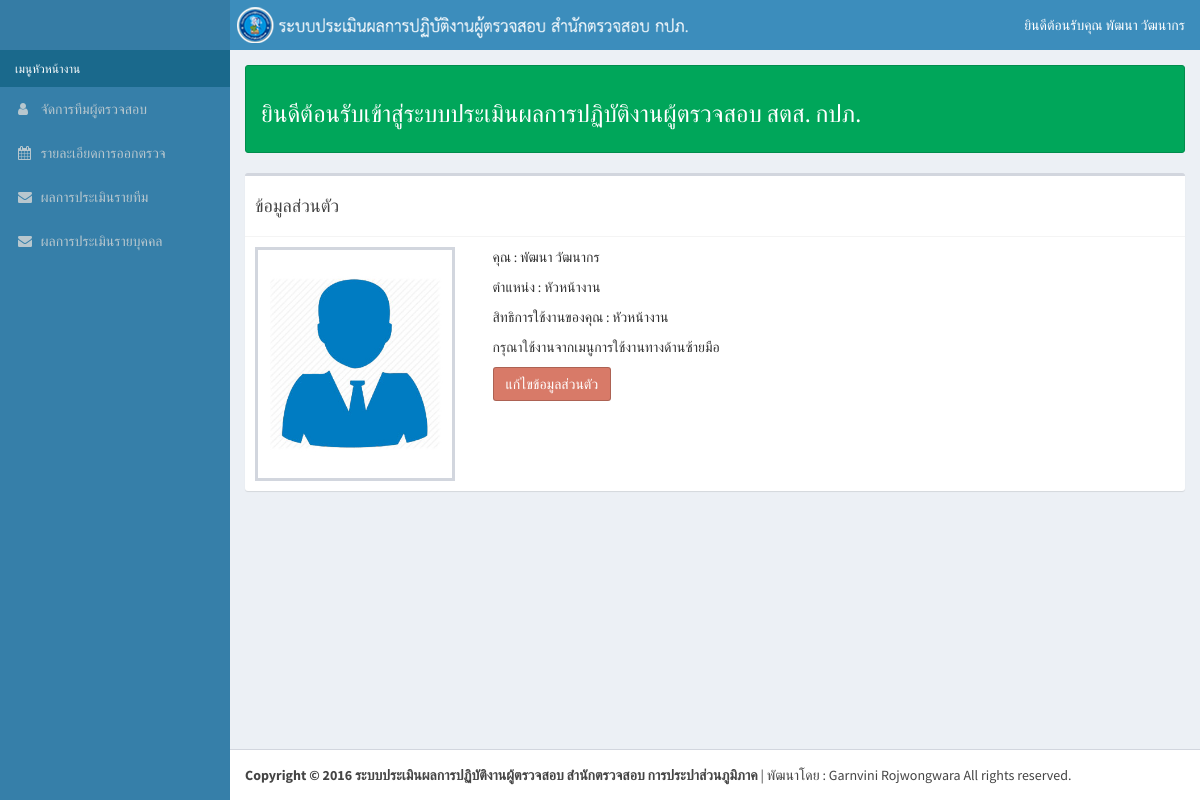
The app's page / (signed in) with its own data.
### tables this page shows
CREATE TABLE `user` (
  `userID` int(10) NOT NULL AUTO_INCREMENT,
  `userPassword` varchar(200) DEFAULT NULL,
  `userCode` int(10) DEFAULT NULL,
  `userName` varchar(200) DEFAULT NULL,
  `userFullname` varchar(200) DEFAULT NULL,
  `userLastname` varchar(200) DEFAULT NULL,
  `userPicture` varchar(200) DEFAULT NULL,
  `userEmail` varchar(200) DEFAULT NULL,
  `usertypeID` int(10) DEFAULT NULL,
  `userPosition` varchar(200) DEFAULT NULL,
  `userLevel` int(10) DEFAULT NULL,
  `jobID` int(10) DEFAULT NULL,
  `auditorID` int(10) DEFAULT NULL,
  PRIMARY KEY (`userID`),
  KEY `user_ibfk_2` (`usertypeID`),
  KEY `auditorID` (`auditorID`),
  KEY `user_ibfk_1` (`jobID`),
  CONSTRAINT `user_ibfk_1` FOREIGN KEY (`jobID`) REFERENCES `job` (`jobID`) ON DELETE CASCADE ON UPDATE CASCADE,
  CONSTRAINT `user_ibfk_2` FOREIGN KEY (`usertypeID`) REFERENCES `usertype` (`usertypeID`),
  CONSTRAINT `user_ibfk_3` FOREIGN KEY (`auditorID`) REFERENCES `auditor` (`auditorID`)
);

CREATE TABLE `usertype` (
  `usertypeID` int(10) NOT NULL,
  `usertypeName` varchar(200) DEFAULT NULL,
  PRIMARY KEY (`usertypeID`)
);

### session.php (called while the page is built, shortened)
<?php
        include './db/database.php';
        $session_userID= $_SESSION['userID'];
        $qry_user = "SELECT * FROM user, usertype "
                . "WHERE userID='$session_userID' "
                . "AND user.usertypeID = usertype.usertypeID";
        $result_user = mysqli_query($link,$qry_user);
        if ($result_user) {
            $row_user = mysqli_fetch_array($result_user,MYSQLI_ASSOC);
            $s_userID = $row_user['userID'];
            $s_userFullname = $row_user['userFullname'];
            $s_userLastname = $row_user['userLastname'];
            $s_userPosition = $row_user['userPosition'];
            $s_userTypeName = $row_user['usertypeName'];
        }

### index.php (the view, shortened to what this page needs)
<!DOCTYPE html>
<html>
  <?php
  include 'head.php';
  ?>
  <body class="hold-transition skin-blue sidebar-mini">
    <div class="wrapper">
      <?php
        include 'header.php';
      ?>
    <?php
        include 'leftside.php';
    ?>
      <div class="content-wrapper">
        <section class="content">
           <div class="alert alert-success"><h3>ยินดีต้อนรับเข้าสู่ระบบประเมินผลการปฏิบัติงานผู้ตรวจสอบ สตส. กปภ.</h3></div>
          <div class="box">
            <div class="box-header with-border">
                <h4>ข้อมูลส่วนตัว</h4>
              </div>
            <div class="box-body">
              <div class="row">
                  <div class="col-md-3">
                      <img src="./assets/users/<?php echo (empty($s_userPicture)? 'default.jpg' : $s_userPicture)?>" class="img img-bordered" width="200">
                  </div>
                  <div class="col-md-9">
                  <p>คุณ : <?php echo $s_userFullname. " " . $s_userLastname; ?></p>
                  <p>ตำแหน่ง : <?php echo $s_userPosition. " " . $s_userLevel; ?></p>
                  <p>สิทธิการใช้งานของคุณ : <?php echo $s_userTypeName; ?></p>
                  <p>กรุณาใช้งานจากเมนูการใช้งานทางด้านซ้ายมือ</p>
                  <p><a href="user_editform.php?userID=<?php echo $s_userID ?>" class="btn btn-adn">แก้ไขข้อมูลส่วนตัว</a></p>
                  </div>
                  </div>
            </div>
          </div>
        </section>
      </div>
    <?php
        include 'footer.php';
    ?>
    </div>
  </body>
</html>

### header.php (shortened to what this page needs)
<header class="main-header">
        <a href="./index.php" class="logo">
        </a>
        <nav class="navbar navbar-static-top" role="navigation">
          <span class="logo-lg"><a href="./index.php"><img src="./assets/pics/logo2.png"></a></span>
          <div class="navbar-custom-menu">
            <ul class="nav navbar-nav">
              <li class="dropdown user user-menu">
                <a href="#" class="dropdown-toggle" data-toggle="dropdown">
                  <span class="hidden-xs"><?php echo "ยินดีต้อนรับคุณ  "." ".$s_userFullname." ". $s_userLastname; ?> </a></span>
              </li>
            </ul>
          </div>
        </nav>
      </header>

### records on screen
user: userFullname "พัฒนา", userLastname "วัฒนากร", userPosition "หัวหน้างาน", usertypeID.usertypeName "หัวหน้างาน"
